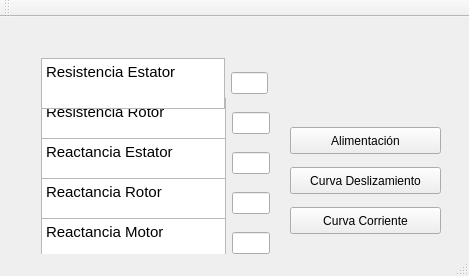
<?xml version="1.0" encoding="UTF-8"?>
<ui version="4.0">
 <class>MainWindow</class>
 <widget class="QMainWindow" name="MainWindow">
  <property name="geometry">
   <rect>
    <x>0</x>
    <y>0</y>
    <width>469</width>
    <height>276</height>
   </rect>
  </property>
  <property name="windowTitle">
   <string>MainWindow</string>
  </property>
  <widget class="QWidget" name="centralWidget">
   <widget class="QWidget" name="horizontalLayoutWidget_2">
    <property name="geometry">
     <rect>
      <x>30</x>
      <y>70</y>
      <width>251</width>
      <height>73</height>
     </rect>
    </property>
    <layout class="QHBoxLayout" name="horizontalLayout_1">
     <item>
      <widget class="QTextBrowser" name="BrowRr">
       <property name="html">
        <string>&lt;!DOCTYPE HTML PUBLIC &quot;-//W3C//DTD HTML 4.0//EN&quot; &quot;http://www.w3.org/TR/REC-html40/strict.dtd&quot;&gt;
&lt;html&gt;&lt;head&gt;&lt;meta name=&quot;qrichtext&quot; content=&quot;1&quot; /&gt;&lt;style type=&quot;text/css&quot;&gt;
p, li { white-space: pre-wrap; }
&lt;/style&gt;&lt;/head&gt;&lt;body style=&quot; font-family:'MS Shell Dlg 2'; font-size:8.25pt; font-weight:400; font-style:normal;&quot;&gt;
&lt;p style=&quot; margin-top:0px; margin-bottom:0px; margin-left:0px; margin-right:0px; -qt-block-indent:0; text-indent:0px;&quot;&gt;&lt;span style=&quot; font-family:'Ubuntu'; font-size:11pt;&quot;&gt;Resistencia Rotor&lt;/span&gt;&lt;/p&gt;&lt;/body&gt;&lt;/html&gt;</string>
       </property>
      </widget>
     </item>
     <item>
      <widget class="QLineEdit" name="InRr"/>
     </item>
    </layout>
   </widget>
   <widget class="QWidget" name="horizontalLayoutWidget_3">
    <property name="geometry">
     <rect>
      <x>30</x>
      <y>110</y>
      <width>251</width>
      <height>73</height>
     </rect>
    </property>
    <layout class="QHBoxLayout" name="horizontalLayout_2">
     <item>
      <widget class="QTextBrowser" name="BrowXs">
       <property name="html">
        <string>&lt;!DOCTYPE HTML PUBLIC &quot;-//W3C//DTD HTML 4.0//EN&quot; &quot;http://www.w3.org/TR/REC-html40/strict.dtd&quot;&gt;
&lt;html&gt;&lt;head&gt;&lt;meta name=&quot;qrichtext&quot; content=&quot;1&quot; /&gt;&lt;style type=&quot;text/css&quot;&gt;
p, li { white-space: pre-wrap; }
&lt;/style&gt;&lt;/head&gt;&lt;body style=&quot; font-family:'MS Shell Dlg 2'; font-size:8.25pt; font-weight:400; font-style:normal;&quot;&gt;
&lt;p style=&quot; margin-top:0px; margin-bottom:0px; margin-left:0px; margin-right:0px; -qt-block-indent:0; text-indent:0px;&quot;&gt;&lt;span style=&quot; font-family:'Ubuntu'; font-size:11pt;&quot;&gt;Reactancia Estator&lt;/span&gt;&lt;/p&gt;&lt;/body&gt;&lt;/html&gt;</string>
       </property>
      </widget>
     </item>
     <item>
      <widget class="QLineEdit" name="InXs"/>
     </item>
    </layout>
   </widget>
   <widget class="QWidget" name="horizontalLayoutWidget_4">
    <property name="geometry">
     <rect>
      <x>30</x>
      <y>150</y>
      <width>251</width>
      <height>73</height>
     </rect>
    </property>
    <layout class="QHBoxLayout" name="horizontalLayout_3">
     <item>
      <widget class="QTextBrowser" name="textBrowser_4">
       <property name="html">
        <string>&lt;!DOCTYPE HTML PUBLIC &quot;-//W3C//DTD HTML 4.0//EN&quot; &quot;http://www.w3.org/TR/REC-html40/strict.dtd&quot;&gt;
&lt;html&gt;&lt;head&gt;&lt;meta name=&quot;qrichtext&quot; content=&quot;1&quot; /&gt;&lt;style type=&quot;text/css&quot;&gt;
p, li { white-space: pre-wrap; }
&lt;/style&gt;&lt;/head&gt;&lt;body style=&quot; font-family:'MS Shell Dlg 2'; font-size:8.25pt; font-weight:400; font-style:normal;&quot;&gt;
&lt;p style=&quot; margin-top:0px; margin-bottom:0px; margin-left:0px; margin-right:0px; -qt-block-indent:0; text-indent:0px;&quot;&gt;&lt;span style=&quot; font-family:'Ubuntu'; font-size:11pt;&quot;&gt;Reactancia Rotor&lt;/span&gt;&lt;/p&gt;&lt;/body&gt;&lt;/html&gt;</string>
       </property>
      </widget>
     </item>
     <item>
      <widget class="QLineEdit" name="InXr"/>
     </item>
    </layout>
   </widget>
   <widget class="QWidget" name="horizontalLayoutWidget_5">
    <property name="geometry">
     <rect>
      <x>30</x>
      <y>190</y>
      <width>251</width>
      <height>73</height>
     </rect>
    </property>
    <layout class="QHBoxLayout" name="horizontalLayout_4">
     <item>
      <widget class="QTextBrowser" name="BrowXm">
       <property name="html">
        <string>&lt;!DOCTYPE HTML PUBLIC &quot;-//W3C//DTD HTML 4.0//EN&quot; &quot;http://www.w3.org/TR/REC-html40/strict.dtd&quot;&gt;
&lt;html&gt;&lt;head&gt;&lt;meta name=&quot;qrichtext&quot; content=&quot;1&quot; /&gt;&lt;style type=&quot;text/css&quot;&gt;
p, li { white-space: pre-wrap; }
&lt;/style&gt;&lt;/head&gt;&lt;body style=&quot; font-family:'MS Shell Dlg 2'; font-size:8.25pt; font-weight:400; font-style:normal;&quot;&gt;
&lt;p style=&quot; margin-top:0px; margin-bottom:0px; margin-left:0px; margin-right:0px; -qt-block-indent:0; text-indent:0px;&quot;&gt;&lt;span style=&quot; font-family:'Ubuntu'; font-size:11pt;&quot;&gt;Reactancia Motor&lt;/span&gt;&lt;/p&gt;&lt;/body&gt;&lt;/html&gt;</string>
       </property>
      </widget>
     </item>
     <item>
      <widget class="QLineEdit" name="InXm"/>
     </item>
    </layout>
   </widget>
   <widget class="QWidget" name="horizontalLayoutWidget_6">
    <property name="geometry">
     <rect>
      <x>30</x>
      <y>30</y>
      <width>249</width>
      <height>73</height>
     </rect>
    </property>
    <layout class="QHBoxLayout" name="horizontalLayout_5">
     <item>
      <widget class="QTextBrowser" name="BrowRs">
       <property name="html">
        <string>&lt;!DOCTYPE HTML PUBLIC &quot;-//W3C//DTD HTML 4.0//EN&quot; &quot;http://www.w3.org/TR/REC-html40/strict.dtd&quot;&gt;
&lt;html&gt;&lt;head&gt;&lt;meta name=&quot;qrichtext&quot; content=&quot;1&quot; /&gt;&lt;style type=&quot;text/css&quot;&gt;
p, li { white-space: pre-wrap; }
&lt;/style&gt;&lt;/head&gt;&lt;body style=&quot; font-family:'MS Shell Dlg 2'; font-size:8.25pt; font-weight:400; font-style:normal;&quot;&gt;
&lt;p style=&quot; margin-top:0px; margin-bottom:0px; margin-left:0px; margin-right:0px; -qt-block-indent:0; text-indent:0px;&quot;&gt;&lt;span style=&quot; font-family:'Ubuntu'; font-size:11pt;&quot;&gt;Resistencia Estator&lt;/span&gt;&lt;/p&gt;&lt;/body&gt;&lt;/html&gt;</string>
       </property>
      </widget>
     </item>
     <item>
      <widget class="QLineEdit" name="InRs">
       <property name="clearButtonEnabled">
        <bool>false</bool>
       </property>
      </widget>
     </item>
    </layout>
   </widget>
   <widget class="QPushButton" name="pushButton">
    <property name="geometry">
     <rect>
      <x>290</x>
      <y>150</y>
      <width>151</width>
      <height>27</height>
     </rect>
    </property>
    <property name="text">
     <string>Curva Deslizamiento</string>
    </property>
   </widget>
   <widget class="QPushButton" name="pushButton_2">
    <property name="geometry">
     <rect>
      <x>290</x>
      <y>190</y>
      <width>151</width>
      <height>27</height>
     </rect>
    </property>
    <property name="text">
     <string>Curva Corriente</string>
    </property>
   </widget>
   <widget class="QPushButton" name="pushButton_3">
    <property name="geometry">
     <rect>
      <x>290</x>
      <y>110</y>
      <width>151</width>
      <height>27</height>
     </rect>
    </property>
    <property name="text">
     <string>Alimentación</string>
    </property>
   </widget>
  </widget>
  <widget class="QMenuBar" name="menuBar">
   <property name="geometry">
    <rect>
     <x>0</x>
     <y>0</y>
     <width>469</width>
     <height>21</height>
    </rect>
   </property>
  </widget>
  <widget class="QToolBar" name="mainToolBar">
   <attribute name="toolBarArea">
    <enum>TopToolBarArea</enum>
   </attribute>
   <attribute name="toolBarBreak">
    <bool>false</bool>
   </attribute>
  </widget>
  <widget class="QStatusBar" name="statusBar"/>
 </widget>
 <layoutdefault spacing="6" margin="11"/>
 <resources/>
 <connections/>
</ui>
